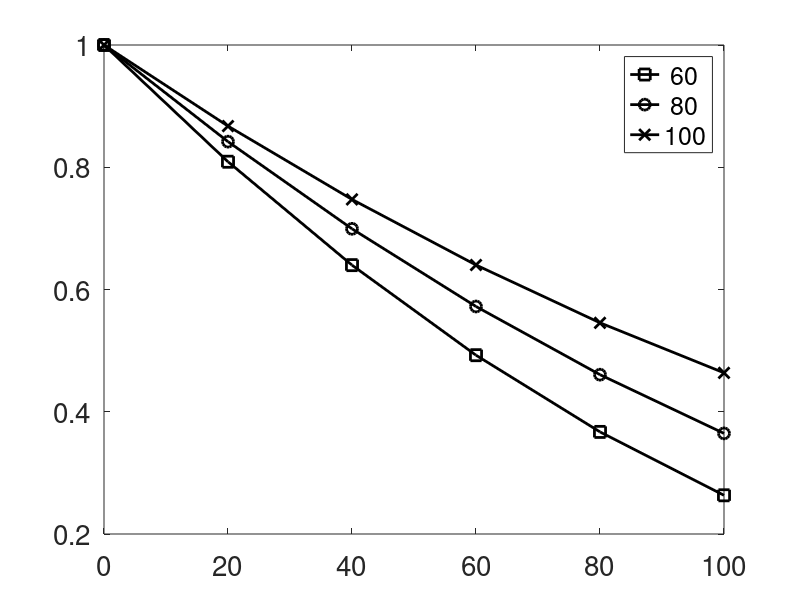
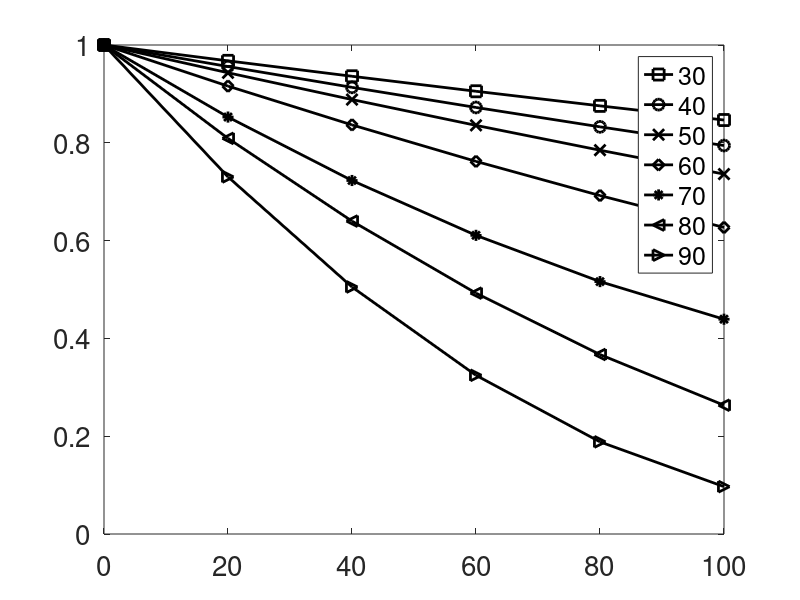

These figures' MATLAB source, in order:
% Summarizing the model results
clear all;
close all;
clc;

if(~exist('resultsSummary.mat','file'))
    flist = dir('./RESULTS/*.mat');
    
    Nsims = numel(flist);
    for j = 1:Nsims
        fprintf(1,'Reading File # %d / %d\n',j,Nsims);
        fname = strcat('./RESULTS/',flist(j).name);
        [d(j,:),p(j,:),level(j),m(j)] = getResults(fname);
    end
else
    load('./resultsSummary.mat');
    
    
    figure;
    lev80_ind = (level == 80);
    d = d(1,:);
    p_mod = p(lev80_ind,:);
    symblist = 'soxd*<>';
    [sorted_m,sorted_ind] = sort(m(lev80_ind));
    
    for j = 1:numel(sorted_ind)
        plot(d,p_mod(sorted_ind(j),:),strcat('k-',symblist(j)),...
            'linew',2,'MarkerSize',8);
        hold on;
    end
    legend(num2str(sorted_m'))
    set(gca,'FontSize',20);
    figure;
    
    m60_ind = (m == 60);
    p_level = p(m60_ind,:);
    [sorted_level,sorted_ind] = sort(level(m60_ind));
   for j = 1:numel(sorted_ind)
        plot(d,p_level(sorted_ind(j),:),strcat('k-',symblist(j)),...
            'linew',2,'MarkerSize',8);
        hold on;
    end
    legend(num2str(sorted_level'))
    set(gca,'FontSize',20);
end